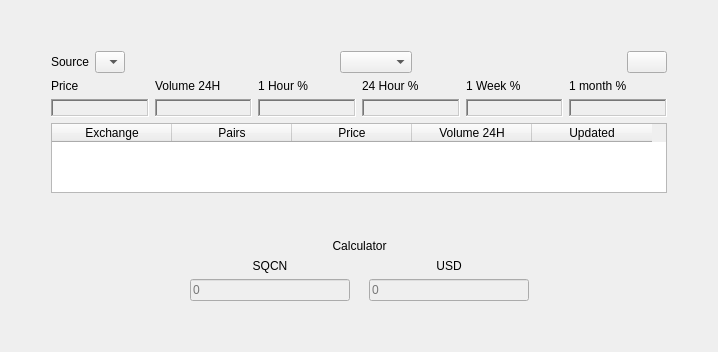
          <widget class="QWidget" name="market_tab">
           <attribute name="title">
            <string>Market</string>
           </attribute>
           <layout class="QGridLayout" name="gridLayout_48">
            <item row="4" column="1">
             <layout class="QGridLayout" name="gridLayout_55">
              <item row="2" column="3">
               <widget class="QLineEdit" name="usd_amount_lineEdit">
                <property name="enabled">
                 <bool>false</bool>
                </property>
                <property name="sizePolicy">
                 <sizepolicy hsizetype="MinimumExpanding" vsizetype="Fixed">
                  <horstretch>0</horstretch>
                  <verstretch>0</verstretch>
                 </sizepolicy>
                </property>
                <property name="minimumSize">
                 <size>
                  <width>160</width>
                  <height>0</height>
                 </size>
                </property>
                <property name="placeholderText">
                 <string>0</string>
                </property>
               </widget>
              </item>
              <item row="1" column="1">
               <widget class="QLabel" name="convert_sqcn_label">
                <property name="text">
                 <string>SQCN</string>
                </property>
                <property name="alignment">
                 <set>Qt::AlignCenter</set>
                </property>
               </widget>
              </item>
              <item row="2" column="1">
               <widget class="QLineEdit" name="sqcn_amount_lineEdit">
                <property name="enabled">
                 <bool>false</bool>
                </property>
                <property name="sizePolicy">
                 <sizepolicy hsizetype="MinimumExpanding" vsizetype="Fixed">
                  <horstretch>0</horstretch>
                  <verstretch>0</verstretch>
                 </sizepolicy>
                </property>
                <property name="minimumSize">
                 <size>
                  <width>160</width>
                  <height>0</height>
                 </size>
                </property>
                <property name="placeholderText">
                 <string>0</string>
                </property>
               </widget>
              </item>
              <item row="1" column="3">
               <widget class="QLabel" name="convert_usd_label">
                <property name="text">
                 <string>USD</string>
                </property>
                <property name="alignment">
                 <set>Qt::AlignCenter</set>
                </property>
               </widget>
              </item>
              <item row="0" column="1" colspan="3">
               <widget class="QLabel" name="sqcn_usd_calculator_label">
                <property name="text">
                 <string>Calculator</string>
                </property>
                <property name="alignment">
                 <set>Qt::AlignCenter</set>
                </property>
               </widget>
              </item>
              <item row="0" column="0" rowspan="3">
               <spacer name="horizontalSpacer_76">
                <property name="orientation">
                 <enum>Qt::Horizontal</enum>
                </property>
                <property name="sizeHint" stdset="0">
                 <size>
                  <width>40</width>
                  <height>20</height>
                 </size>
                </property>
               </spacer>
              </item>
              <item row="0" column="4" rowspan="3">
               <spacer name="horizontalSpacer_77">
                <property name="orientation">
                 <enum>Qt::Horizontal</enum>
                </property>
                <property name="sizeHint" stdset="0">
                 <size>
                  <width>40</width>
                  <height>20</height>
                 </size>
                </property>
               </spacer>
              </item>
              <item row="2" column="2">
               <widget class="QLabel" name="exchange_label_icon">
                <property name="text">
                 <string/>
                </property>
               </widget>
              </item>
             </layout>
            </item>
            <item row="5" column="1">
             <spacer name="verticalSpacer_43">
              <property name="orientation">
               <enum>Qt::Vertical</enum>
              </property>
              <property name="sizeHint" stdset="0">
               <size>
                <width>20</width>
                <height>40</height>
               </size>
              </property>
             </spacer>
            </item>
            <item row="2" column="1">
             <layout class="QGridLayout" name="gridLayout_45">
              <item row="1" column="2">
               <spacer name="horizontalSpacer_72">
                <property name="orientation">
                 <enum>Qt::Horizontal</enum>
                </property>
                <property name="sizeHint" stdset="0">
                 <size>
                  <width>40</width>
                  <height>20</height>
                 </size>
                </property>
               </spacer>
              </item>
              <item row="1" column="0">
               <widget class="QLabel" name="exchange_market_label">
                <property name="text">
                 <string>Source</string>
                </property>
               </widget>
              </item>
              <item row="1" column="1">
               <widget class="QComboBox" name="exchange_market_comboBox">
                <property name="sizePolicy">
                 <sizepolicy hsizetype="Preferred" vsizetype="Fixed">
                  <horstretch>0</horstretch>
                  <verstretch>0</verstretch>
                 </sizepolicy>
                </property>
                <property name="sizeAdjustPolicy">
                 <enum>QComboBox::AdjustToContents</enum>
                </property>
                <item>
                 <property name="text">
                  <string/>
                 </property>
                </item>
               </widget>
              </item>
              <item row="1" column="5">
               <widget class="QPushButton" name="exchange_market_request_button">
                <property name="text">
                 <string/>
                </property>
               </widget>
              </item>
              <item row="2" column="0" colspan="6">
               <layout class="QGridLayout" name="gridLayout_53">
                <item row="0" column="1">
                 <widget class="QLabel" name="ticker_volume_label">
                  <property name="text">
                   <string>Volume 24H</string>
                  </property>
                 </widget>
                </item>
                <item row="0" column="2">
                 <widget class="QLabel" name="ticker_1hour_label">
                  <property name="text">
                   <string>1 Hour %</string>
                  </property>
                 </widget>
                </item>
                <item row="0" column="4">
                 <widget class="QLabel" name="ticker_1week_label">
                  <property name="text">
                   <string>1 Week %</string>
                  </property>
                 </widget>
                </item>
                <item row="0" column="0">
                 <widget class="QLabel" name="ticker_price_label">
                  <property name="text">
                   <string>Price</string>
                  </property>
                 </widget>
                </item>
                <item row="0" column="3">
                 <widget class="QLabel" name="ticker_24hour_label">
                  <property name="text">
                   <string>24 Hour %</string>
                  </property>
                 </widget>
                </item>
                <item row="0" column="5">
                 <widget class="QLabel" name="ticker_1month_label">
                  <property name="text">
                   <string>1 month %</string>
                  </property>
                 </widget>
                </item>
                <item row="1" column="0">
                 <widget class="QLabel" name="ticker_price_label_value">
                  <property name="frameShape">
                   <enum>QFrame::WinPanel</enum>
                  </property>
                  <property name="frameShadow">
                   <enum>QFrame::Sunken</enum>
                  </property>
                  <property name="text">
                   <string/>
                  </property>
                  <property name="textInteractionFlags">
                   <set>Qt::LinksAccessibleByMouse|Qt::TextSelectableByMouse</set>
                  </property>
                 </widget>
                </item>
                <item row="1" column="1">
                 <widget class="QLabel" name="ticker_volume_label_value">
                  <property name="frameShape">
                   <enum>QFrame::WinPanel</enum>
                  </property>
                  <property name="frameShadow">
                   <enum>QFrame::Sunken</enum>
                  </property>
                  <property name="text">
                   <string/>
                  </property>
                  <property name="textInteractionFlags">
                   <set>Qt::LinksAccessibleByMouse|Qt::TextSelectableByMouse</set>
                  </property>
                 </widget>
                </item>
                <item row="1" column="2">
                 <widget class="QLabel" name="ticker_1hour_label_value">
                  <property name="frameShape">
                   <enum>QFrame::WinPanel</enum>
                  </property>
                  <property name="frameShadow">
                   <enum>QFrame::Sunken</enum>
                  </property>
                  <property name="text">
                   <string/>
                  </property>
                  <property name="textInteractionFlags">
                   <set>Qt::LinksAccessibleByMouse|Qt::TextSelectableByMouse</set>
                  </property>
                 </widget>
                </item>
                <item row="1" column="3">
                 <widget class="QLabel" name="ticker_24hour_label_value">
                  <property name="frameShape">
                   <enum>QFrame::WinPanel</enum>
                  </property>
                  <property name="frameShadow">
                   <enum>QFrame::Sunken</enum>
                  </property>
                  <property name="text">
                   <string/>
                  </property>
                  <property name="textInteractionFlags">
                   <set>Qt::LinksAccessibleByMouse|Qt::TextSelectableByMouse</set>
                  </property>
                 </widget>
                </item>
                <item row="1" column="4">
                 <widget class="QLabel" name="ticker_1week_label_value">
                  <property name="frameShape">
                   <enum>QFrame::WinPanel</enum>
                  </property>
                  <property name="frameShadow">
                   <enum>QFrame::Sunken</enum>
                  </property>
                  <property name="text">
                   <string/>
                  </property>
                  <property name="textInteractionFlags">
                   <set>Qt::LinksAccessibleByMouse|Qt::TextSelectableByMouse</set>
                  </property>
                 </widget>
                </item>
                <item row="1" column="5">
                 <widget class="QLabel" name="ticker_1month_label_value">
                  <property name="frameShape">
                   <enum>QFrame::WinPanel</enum>
                  </property>
                  <property name="frameShadow">
                   <enum>QFrame::Sunken</enum>
                  </property>
                  <property name="text">
                   <string/>
                  </property>
                  <property name="textInteractionFlags">
                   <set>Qt::LinksAccessibleByMouse|Qt::TextSelectableByMouse</set>
                  </property>
                 </widget>
                </item>
               </layout>
              </item>
              <item row="1" column="4">
               <spacer name="horizontalSpacer_89">
                <property name="orientation">
                 <enum>Qt::Horizontal</enum>
                </property>
                <property name="sizeHint" stdset="0">
                 <size>
                  <width>40</width>
                  <height>20</height>
                 </size>
                </property>
               </spacer>
              </item>
              <item row="3" column="0" colspan="6">
               <widget class="QTableWidget" name="exchange_market_tableWidget">
                <property name="sizeAdjustPolicy">
                 <enum>QAbstractScrollArea::AdjustToContents</enum>
                </property>
                <property name="alternatingRowColors">
                 <bool>true</bool>
                </property>
                <property name="verticalScrollMode">
                 <enum>QAbstractItemView::ScrollPerPixel</enum>
                </property>
                <property name="horizontalScrollMode">
                 <enum>QAbstractItemView::ScrollPerPixel</enum>
                </property>
                <property name="sortingEnabled">
                 <bool>true</bool>
                </property>
                <attribute name="horizontalHeaderDefaultSectionSize">
                 <number>120</number>
                </attribute>
                <attribute name="horizontalHeaderStretchLastSection">
                 <bool>false</bool>
                </attribute>
                <column>
                 <property name="text">
                  <string>Exchange</string>
                 </property>
                </column>
                <column>
                 <property name="text">
                  <string>Pairs</string>
                 </property>
                </column>
                <column>
                 <property name="text">
                  <string>Price</string>
                 </property>
                </column>
                <column>
                 <property name="text">
                  <string>Volume 24H</string>
                 </property>
                </column>
                <column>
                 <property name="text">
                  <string>Updated</string>
                 </property>
                </column>
               </widget>
              </item>
              <item row="1" column="3">
               <widget class="QComboBox" name="market_fiat_comboBox"/>
              </item>
             </layout>
            </item>
            <item row="0" column="1">
             <spacer name="verticalSpacer_44">
              <property name="orientation">
               <enum>Qt::Vertical</enum>
              </property>
              <property name="sizeHint" stdset="0">
               <size>
                <width>20</width>
                <height>40</height>
               </size>
              </property>
             </spacer>
            </item>
            <item row="2" column="0">
             <spacer name="horizontalSpacer_69">
              <property name="orientation">
               <enum>Qt::Horizontal</enum>
              </property>
              <property name="sizeHint" stdset="0">
               <size>
                <width>40</width>
                <height>20</height>
               </size>
              </property>
             </spacer>
            </item>
            <item row="2" column="2">
             <spacer name="horizontalSpacer_74">
              <property name="orientation">
               <enum>Qt::Horizontal</enum>
              </property>
              <property name="sizeHint" stdset="0">
               <size>
                <width>40</width>
                <height>20</height>
               </size>
              </property>
             </spacer>
            </item>
            <item row="3" column="1">
             <spacer name="verticalSpacer_47">
              <property name="orientation">
               <enum>Qt::Vertical</enum>
              </property>
              <property name="sizeHint" stdset="0">
               <size>
                <width>20</width>
                <height>40</height>
               </size>
              </property>
             </spacer>
            </item>
           </layout>
          </widget>
